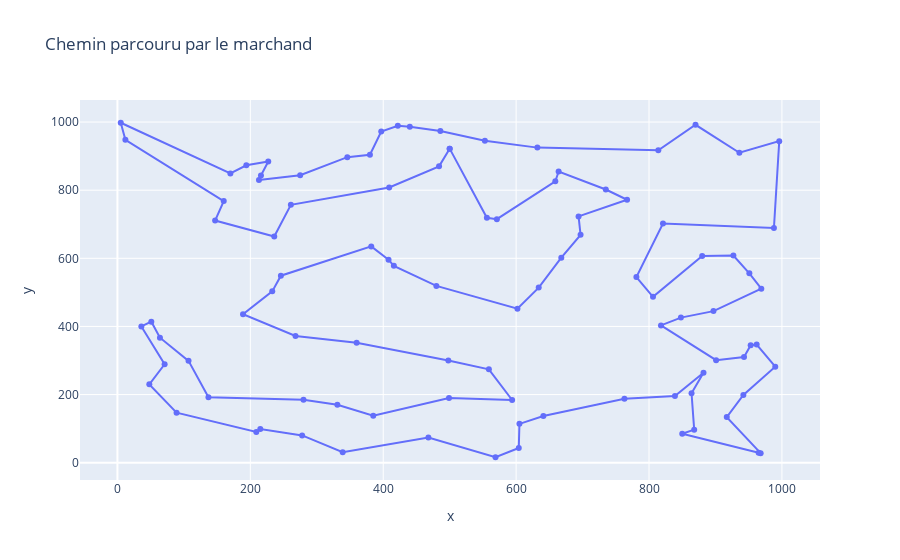

Write notebook code for a chart like this one.
### Markdown cell above
### Lancement du test et affichage du chemin parcouru

### Code cell
# Initialisation du dataframe
data = init_random_df(nombre_de_villes)

# Initialisation de la matrice des distances relatives
mat_distance = matrice_distance(data)

if choix_algo == 0:
    chemin_initial, temps_calcul = algo_proche_voisin.plus_proche_voisin(
        mat_distance)

    # Lancement de l'algorithme 2-opt
    df_res = algo_2_opt.main(
        mat_distance, chemin_initial)
elif choix_algo == 1:
    # Lancement de l'algorithme plus proche voisin
    df_res = algo_proche_voisin.main(mat_distance)
else:
     # Lancement de l'algorithme génétique
    df_res = algo_genetique.main(data, mat_distance)

# La solution trouvée par l'algo choisi
affichage(df_res, data).show()

### Figure 1 — Plotly figure (JSON) as saved in the notebook; plotly's stock layout.template omitted (floating-point values rounded to 4 significant figures)
{"data": [{"hovertemplate": "x=%{x}<br>y=%{y}<extra></extra>", "legendgroup": "", "line": {"color": "#636efa", "dash": "solid"}, "marker": {"symbol": "circle"}, "mode": "markers+lines", "name": "", "orientation": "v", "showlegend": false, "type": "scatter", "x": [500, 484, 409, 261, 236, 147, 160, 12, 5, 170, 194, 227, 216, 213, 275, 346, 380, 397, 422, 440, 486, 553, 632, 814, 870, 936, 996, 988, 821, 781, 806, 880, 927, 951, 969, 897, 848, 818, 901, 943, 953, 962, 990, 942, 917, 968, 965, 850, 868, 864, 882, 839, 763, 641, 605, 604, 569, 468, 339, 278, 215, 209, 89, 48, 71, 36, 51, 64, 107, 137, 280, 331, 385, 499, 594, 559, 498, 360, 268, 189, 233, 246, 382, 408, 416, 480, 602, 634, 668, 697, 694, 767, 735, 664, 659, 571, 556, 500], "xaxis": "x", "y": [922, 870, 808, 757, 664, 711, 768, 948, 998, 849, 873, 884, 843, 830, 844, 897, 904, 972, 989, 986, 974, 945, 925, 917, 992, 910, 944, 689, 702, 545, 487, 607, 608, 556, 511, 445, 426, 403, 301, 310, 345, 347, 282, 199, 134, 28, 29, 85, 97, 204, 264, 196, 188, 137, 114, 43, 16, 74, 31, 80, 99, 90, 147, 230, 289, 400, 414, 367, 299, 192, 185, 170, 138, 190, 184, 274, 300, 352, 372, 436, 503, 549, 635, 596, 578, 519, 452, 514, 602, 669, 723, 772, 802, 855, 826, 715, 719, 922], "yaxis": "y"}], "layout": {"legend": {"tracegroupgap": 0}, "title": {"text": "Chemin parcouru par le marchand"}, "xaxis": {"anchor": "y", "domain": [0, 1], "title": {"text": "x"}}, "yaxis": {"anchor": "x", "domain": [0, 1], "title": {"text": "y"}}}}
